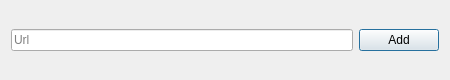
<?xml version="1.0" encoding="UTF-8"?>
<ui version="4.0">
 <class>AddNewDialog</class>
 <widget class="QDialog" name="AddNewDialog">
  <property name="geometry">
   <rect>
    <x>0</x>
    <y>0</y>
    <width>450</width>
    <height>80</height>
   </rect>
  </property>
  <property name="minimumSize">
   <size>
    <width>450</width>
    <height>80</height>
   </size>
  </property>
  <property name="windowTitle">
   <string>Add new url</string>
  </property>
  <property name="windowIcon">
   <iconset theme="media-playback-start">
    <normaloff>.</normaloff>.</iconset>
  </property>
  <property name="modal">
   <bool>true</bool>
  </property>
  <layout class="QVBoxLayout" name="verticalLayout">
   <item>
    <layout class="QHBoxLayout" name="horizontalLayout">
     <item>
      <widget class="QLineEdit" name="lineEdit">
       <property name="maxLength">
        <number>255</number>
       </property>
       <property name="placeholderText">
        <string>Url</string>
       </property>
      </widget>
     </item>
     <item>
      <widget class="QPushButton" name="pushButton">
       <property name="text">
        <string>Add</string>
       </property>
      </widget>
     </item>
    </layout>
   </item>
  </layout>
 </widget>
 <resources/>
 <connections/>
</ui>
